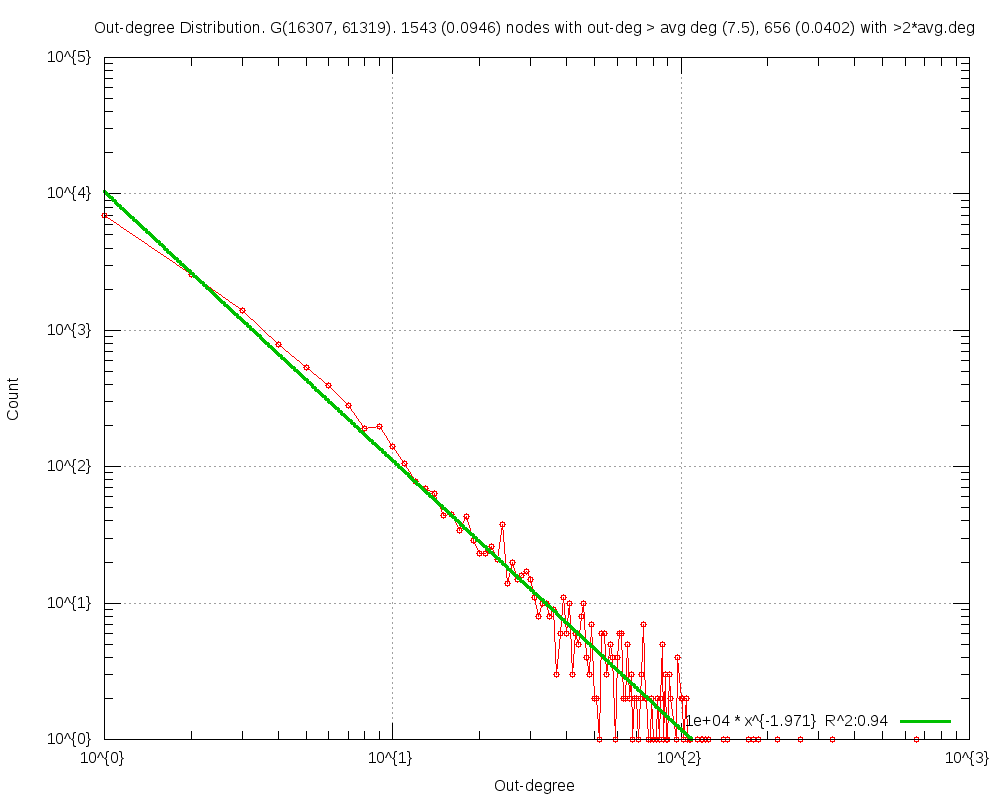

The script that saved this image:
#
# Out-degree Distribution. G(16307, 61319). 1543 (0.0946) nodes with out-deg > avg deg (7.5), 656 (0.0402) with >2*avg.deg (Sun Apr 27 20:56:18 2014)
#

set title "Out-degree Distribution. G(16307, 61319). 1543 (0.0946) nodes with out-deg > avg deg (7.5), 656 (0.0402) with >2*avg.deg"
set key bottom right
set logscale xy 10
set format x "10^{%L}"
set mxtics 10
set format y "10^{%L}"
set mytics 10
set grid
set xlabel "Out-degree"
set ylabel "Count"
set tics scale 2
set yrange[1.000000:]
set terminal png size 1000,800
set output 'outDeg.TwitterRW2.50.png'
plot 	"outDeg.TwitterRW2.50.tab" using 1:2 title "" with linespoints pt 6,\
	f1(x)=10343.407290*x**-1.970979, f1(x) title "1e+04 * x^{-1.971}  R^2:0.94" with lines linewidth 3
